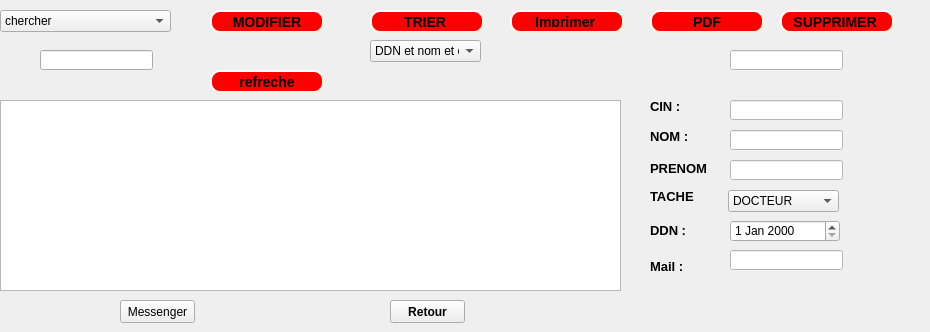
     <widget class="QWidget" name="tab_2">
      <attribute name="title">
       <string>AFFICHER </string>
      </attribute>
      <widget class="QTableView" name="tableView_em">
       <property name="geometry">
        <rect>
         <x>0</x>
         <y>100</y>
         <width>621</width>
         <height>191</height>
        </rect>
       </property>
      </widget>
      <widget class="QPushButton" name="pushButton_9">
       <property name="geometry">
        <rect>
         <x>370</x>
         <y>10</y>
         <width>114</width>
         <height>23</height>
        </rect>
       </property>
       <property name="styleSheet">
        <string notr="true">background-color: red;
    border-style: outset;
    border-width: 2px;
    border-radius: 10px;
    border-color: beige;
    font: bold 14px;
    min-width: 6em;
    padding: 4;

</string>
       </property>
       <property name="text">
        <string>TRIER </string>
       </property>
      </widget>
      <widget class="QPushButton" name="pushButton_sup">
       <property name="geometry">
        <rect>
         <x>780</x>
         <y>10</y>
         <width>114</width>
         <height>23</height>
        </rect>
       </property>
       <property name="styleSheet">
        <string notr="true">background-color: red;
    border-style: outset;
    border-width: 2px;
    border-radius: 10px;
    border-color: beige;
    font: bold 14px;
    min-width: 6em;
    padding: 4;
</string>
       </property>
       <property name="text">
        <string>SUPPRIMER </string>
       </property>
      </widget>
      <widget class="QPushButton" name="pushButton_mod">
       <property name="geometry">
        <rect>
         <x>210</x>
         <y>10</y>
         <width>114</width>
         <height>23</height>
        </rect>
       </property>
       <property name="styleSheet">
        <string notr="true">background-color: red;
    border-style: outset;
    border-width: 2px;
    border-radius: 10px;
    border-color: beige;
    font: bold 14px;
    min-width: 6em;
    padding: 4;</string>
       </property>
       <property name="text">
        <string>MODIFIER</string>
       </property>
      </widget>
      <widget class="QLineEdit" name="lineEdit_supp">
       <property name="geometry">
        <rect>
         <x>730</x>
         <y>50</y>
         <width>113</width>
         <height>20</height>
        </rect>
       </property>
       <property name="styleSheet">
        <string notr="true">background-color: rgb(255, 255, 255);</string>
       </property>
      </widget>
      <widget class="QLabel" name="label_19">
       <property name="geometry">
        <rect>
         <x>650</x>
         <y>220</y>
         <width>51</width>
         <height>20</height>
        </rect>
       </property>
       <property name="font">
        <font>
         <pointsize>10</pointsize>
         <weight>75</weight>
         <bold>true</bold>
        </font>
       </property>
       <property name="text">
        <string>DDN : </string>
       </property>
      </widget>
      <widget class="QLabel" name="label_12">
       <property name="geometry">
        <rect>
         <x>650</x>
         <y>130</y>
         <width>47</width>
         <height>13</height>
        </rect>
       </property>
       <property name="font">
        <font>
         <pointsize>10</pointsize>
         <weight>75</weight>
         <bold>true</bold>
        </font>
       </property>
       <property name="text">
        <string>NOM : </string>
       </property>
      </widget>
      <widget class="QLineEdit" name="lineEditCin_2">
       <property name="geometry">
        <rect>
         <x>730</x>
         <y>100</y>
         <width>113</width>
         <height>20</height>
        </rect>
       </property>
       <property name="styleSheet">
        <string notr="true">background-color: rgb(255, 255, 255);</string>
       </property>
      </widget>
      <widget class="QLabel" name="label_13">
       <property name="geometry">
        <rect>
         <x>650</x>
         <y>260</y>
         <width>47</width>
         <height>13</height>
        </rect>
       </property>
       <property name="font">
        <font>
         <pointsize>10</pointsize>
         <weight>75</weight>
         <bold>true</bold>
        </font>
       </property>
       <property name="text">
        <string>Mail : </string>
       </property>
      </widget>
      <widget class="QLabel" name="label_14">
       <property name="geometry">
        <rect>
         <x>650</x>
         <y>100</y>
         <width>47</width>
         <height>13</height>
        </rect>
       </property>
       <property name="font">
        <font>
         <pointsize>10</pointsize>
         <weight>75</weight>
         <bold>true</bold>
        </font>
       </property>
       <property name="text">
        <string>CIN : </string>
       </property>
      </widget>
      <widget class="QLineEdit" name="lineEditMail_2">
       <property name="geometry">
        <rect>
         <x>730</x>
         <y>250</y>
         <width>113</width>
         <height>20</height>
        </rect>
       </property>
       <property name="styleSheet">
        <string notr="true">background-color: rgb(255, 255, 255);</string>
       </property>
      </widget>
      <widget class="QLineEdit" name="lineEditNom_2">
       <property name="geometry">
        <rect>
         <x>730</x>
         <y>130</y>
         <width>113</width>
         <height>20</height>
        </rect>
       </property>
       <property name="styleSheet">
        <string notr="true">background-color: rgb(255, 255, 255);</string>
       </property>
      </widget>
      <widget class="QLineEdit" name="lineEditPrenom_2">
       <property name="geometry">
        <rect>
         <x>730</x>
         <y>160</y>
         <width>113</width>
         <height>20</height>
        </rect>
       </property>
       <property name="styleSheet">
        <string notr="true">background-color: rgb(255, 255, 255);</string>
       </property>
      </widget>
      <widget class="QLabel" name="label_15">
       <property name="geometry">
        <rect>
         <x>650</x>
         <y>190</y>
         <width>47</width>
         <height>13</height>
        </rect>
       </property>
       <property name="font">
        <font>
         <pointsize>10</pointsize>
         <weight>75</weight>
         <bold>true</bold>
        </font>
       </property>
       <property name="text">
        <string>TACHE : </string>
       </property>
      </widget>
      <widget class="QLabel" name="label_16">
       <property name="geometry">
        <rect>
         <x>650</x>
         <y>160</y>
         <width>61</width>
         <height>16</height>
        </rect>
       </property>
       <property name="font">
        <font>
         <pointsize>10</pointsize>
         <weight>75</weight>
         <bold>true</bold>
        </font>
       </property>
       <property name="text">
        <string>PRENOM : </string>
       </property>
      </widget>
      <widget class="QPushButton" name="pushButton_refreche">
       <property name="geometry">
        <rect>
         <x>210</x>
         <y>70</y>
         <width>114</width>
         <height>23</height>
        </rect>
       </property>
       <property name="styleSheet">
        <string notr="true">background-color: red;
    border-style: outset;
    border-width: 2px;
    border-radius: 10px;
    border-color: beige;
    font: bold 14px;
    min-width: 6em;
    padding: 4;</string>
       </property>
       <property name="text">
        <string>refreche</string>
       </property>
      </widget>
      <widget class="QComboBox" name="comboBox_trier">
       <property name="geometry">
        <rect>
         <x>370</x>
         <y>40</y>
         <width>111</width>
         <height>22</height>
        </rect>
       </property>
       <item>
        <property name="text">
         <string>DDN et nom et cin</string>
        </property>
       </item>
       <item>
        <property name="text">
         <string>nom</string>
        </property>
       </item>
       <item>
        <property name="text">
         <string>prenom</string>
        </property>
       </item>
      </widget>
      <widget class="QPushButton" name="pushButton_pdf">
       <property name="geometry">
        <rect>
         <x>650</x>
         <y>10</y>
         <width>114</width>
         <height>23</height>
        </rect>
       </property>
       <property name="styleSheet">
        <string notr="true">background-color: red;
    border-style: outset;
    border-width: 2px;
    border-radius: 10px;
    border-color: beige;
    font: bold 14px;
    min-width: 6em;
    padding: 4;</string>
       </property>
       <property name="text">
        <string>PDF</string>
       </property>
      </widget>
      <widget class="QPushButton" name="pushButton_imprimer">
       <property name="geometry">
        <rect>
         <x>510</x>
         <y>10</y>
         <width>114</width>
         <height>23</height>
        </rect>
       </property>
       <property name="styleSheet">
        <string notr="true">background-color: red;
    border-style: outset;
    border-width: 2px;
    border-radius: 10px;
    border-color: beige;
    font: bold 14px;
    min-width: 6em;
    padding: 4;</string>
       </property>
       <property name="text">
        <string>Imprimer </string>
       </property>
      </widget>
      <widget class="QLabel" name="label_17">
       <property name="geometry">
        <rect>
         <x>180</x>
         <y>10</y>
         <width>21</width>
         <height>21</height>
        </rect>
       </property>
       <property name="text">
        <string/>
       </property>
       <property name="pixmap">
        <pixmap resource="Ressource.qrc">:/recherche.png</pixmap>
       </property>
       <property name="scaledContents">
        <bool>true</bool>
       </property>
      </widget>
      <widget class="QLabel" name="label_22">
       <property name="geometry">
        <rect>
         <x>880</x>
         <y>30</y>
         <width>41</width>
         <height>20</height>
        </rect>
       </property>
       <property name="text">
        <string/>
       </property>
       <property name="pixmap">
        <pixmap resource="Ressource.qrc">:/supprimer.jpg</pixmap>
       </property>
       <property name="scaledContents">
        <bool>true</bool>
       </property>
      </widget>
      <widget class="QComboBox" name="comboBox_chercher">
       <property name="geometry">
        <rect>
         <x>0</x>
         <y>10</y>
         <width>171</width>
         <height>22</height>
        </rect>
       </property>
       <item>
        <property name="text">
         <string>chercher </string>
        </property>
       </item>
       <item>
        <property name="text">
         <string>nom</string>
        </property>
       </item>
       <item>
        <property name="text">
         <string>prenom</string>
        </property>
       </item>
       <item>
        <property name="text">
         <string>cin et nom et prenom</string>
        </property>
       </item>
      </widget>
      <widget class="QDateEdit" name="dateEdit_2">
       <property name="geometry">
        <rect>
         <x>730</x>
         <y>220</y>
         <width>110</width>
         <height>22</height>
        </rect>
       </property>
      </widget>
      <widget class="QComboBox" name="comboBox_Tache2">
       <property name="geometry">
        <rect>
         <x>728</x>
         <y>190</y>
         <width>111</width>
         <height>22</height>
        </rect>
       </property>
       <item>
        <property name="text">
         <string>DOCTEUR</string>
        </property>
       </item>
       <item>
        <property name="text">
         <string>INFERMIERE</string>
        </property>
       </item>
       <item>
        <property name="text">
         <string>CHEF</string>
        </property>
       </item>
      </widget>
      <widget class="QLineEdit" name="lineEdit">
       <property name="geometry">
        <rect>
         <x>40</x>
         <y>50</y>
         <width>113</width>
         <height>20</height>
        </rect>
       </property>
       <property name="text">
        <string/>
       </property>
      </widget>
      <widget class="QPushButton" name="pushButton_ret1">
       <property name="geometry">
        <rect>
         <x>390</x>
         <y>300</y>
         <width>75</width>
         <height>23</height>
        </rect>
       </property>
       <property name="font">
        <font>
         <weight>75</weight>
         <bold>true</bold>
        </font>
       </property>
       <property name="text">
        <string>Retour</string>
       </property>
      </widget>
      <widget class="QPushButton" name="pushButton_2">
       <property name="geometry">
        <rect>
         <x>120</x>
         <y>300</y>
         <width>75</width>
         <height>23</height>
        </rect>
       </property>
       <property name="text">
        <string>Messenger</string>
       </property>
      </widget>
     </widget>
